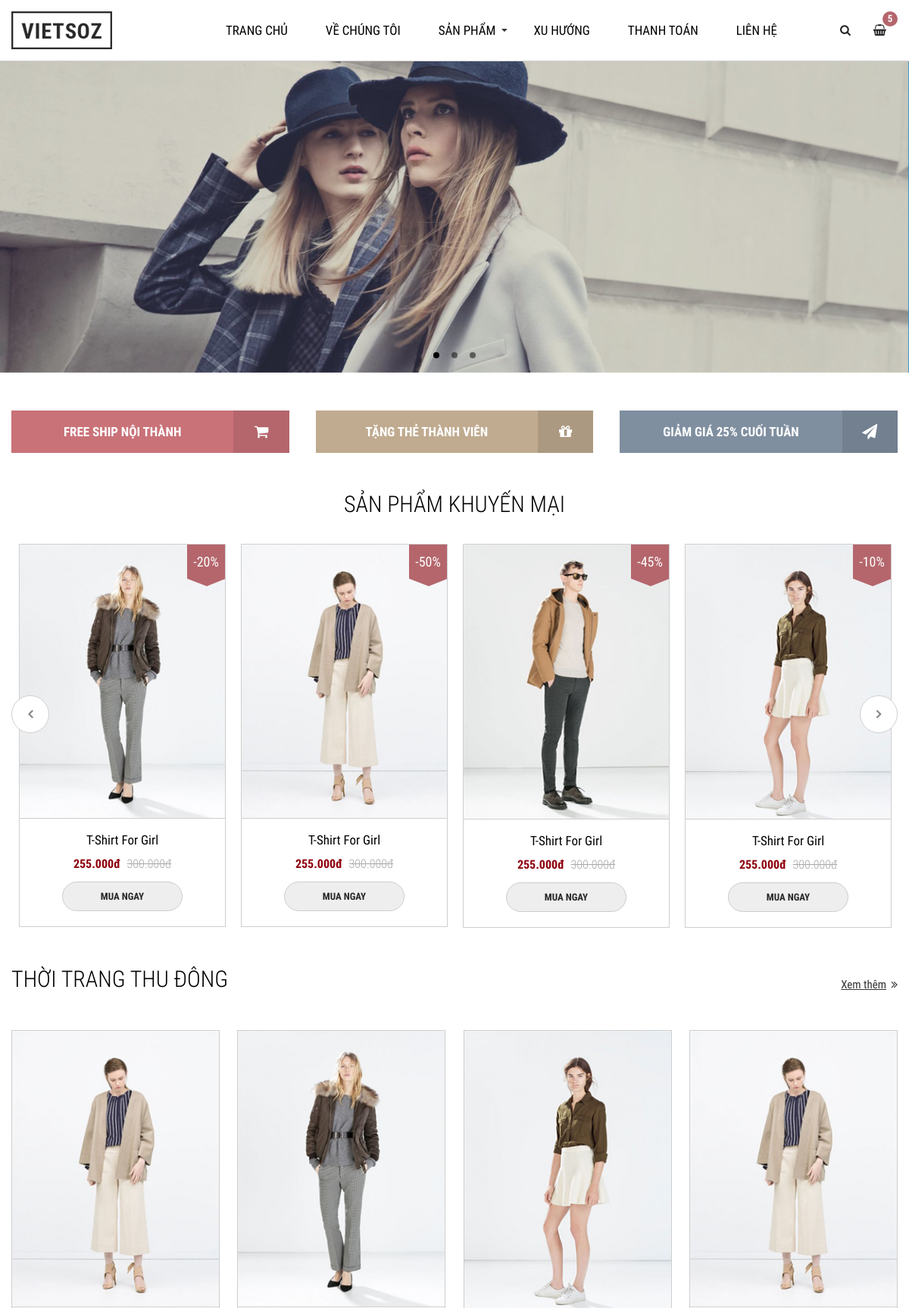
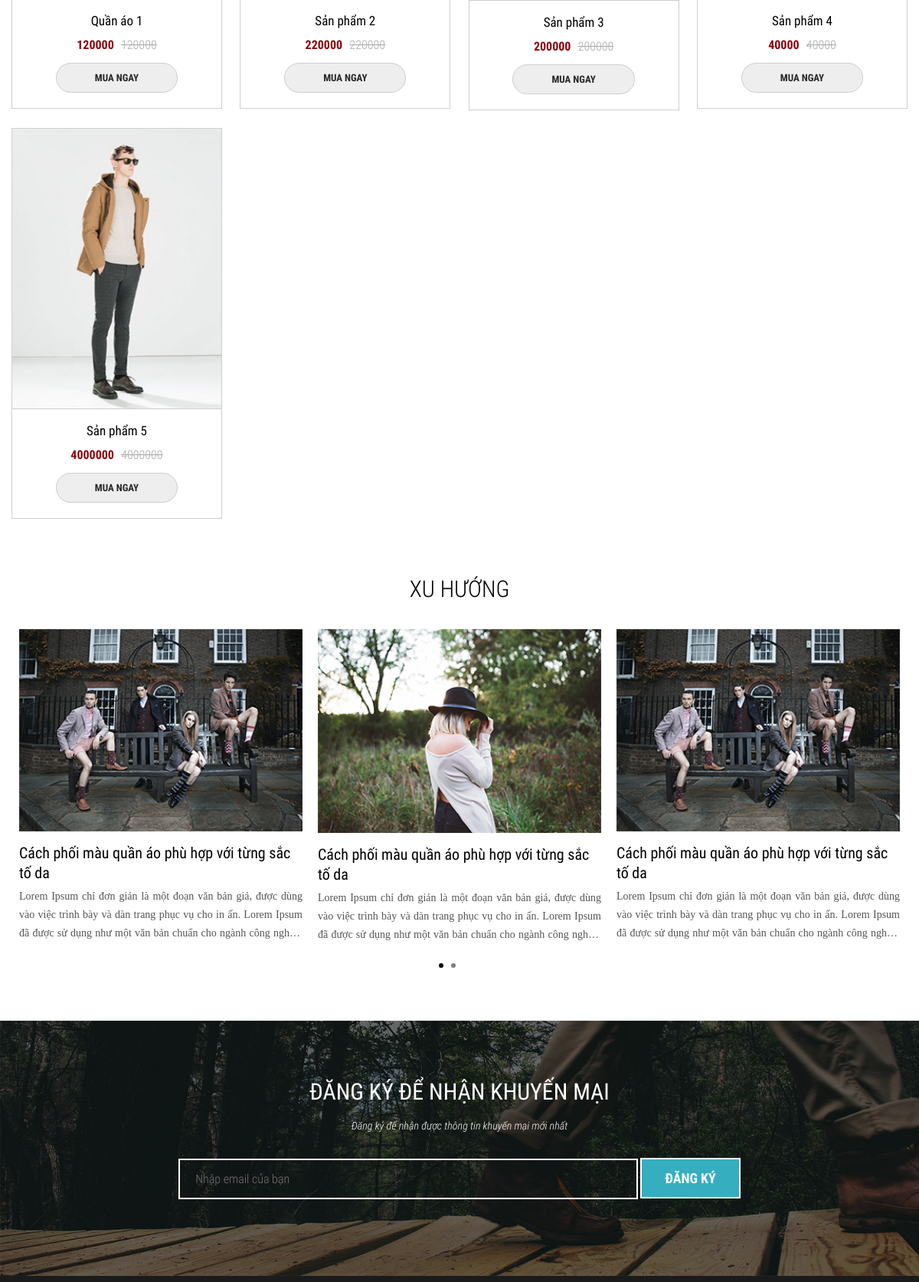
The page / (upper part) on the database its author committed (2 pictures, top to bottom).
### tables this page shows
CREATE TABLE `tbl_product` (
  `id` int(11) NOT NULL,
  `name` varchar(100) NOT NULL,
  `masp` varchar(50) NOT NULL,
  `price` float NOT NULL,
  `image` varchar(100) NOT NULL,
  `category` varchar(100) NOT NULL
);

### pages/home.php (the view, shortened to what this page needs)
<div id="main-content-wp" class="home-page">
    <div id="slider-wp">
        <div class="item">
            <img src="public/images/img-slider-01.png" alt="">
        </div>
    </div>
    <div class="section" id="intro-wp">
        <div class="wp-inner">
            <div class="section-detail">
                <ul class="list-item clearfix">
                    <li>
                        <p class="content fl-left">Free ship nội thành</p>
                        <div class="icon fl-right"><i class="fa fa-shopping-cart" aria-hidden="true"></i></div>
                    </li>
                    <li>
                        <p class="content fl-left">Tặng thẻ thành viên</p>
                        <div class="icon fl-right"><i class="fa fa-gift" aria-hidden="true"></i></i></div>
                    </li>
                    <li>
                        <p class="content fl-left">Giảm giá 25% cuối tuần</p>
                        <div class="icon fl-right"><i class="fa fa-paper-plane" aria-hidden="true"></i></div>
                    </li>
                </ul>
            </div>
        </div>
    </div>
    <div class="section" id="product-discount-wp">
        <div class="wp-inner">
            <div class="section-head">
                <h3 class="section-title">Sản phẩm khuyến mại</h3>
            </div>
            <div class="section-detail">
                <ul class="list-item clearfix">
                    <li>
                        <a href="?page=detail_product" title="" class="thumb">
                            <img src="public/images/img-product-01.png" alt="">
                        </a>
                        <div class="info">
                            <div class="discount-tag">-20%</div>
                            <a href="?page=detail_product" title="" class="name-product">T-Shirt For Girl</a>
                            <div class="price-wp">
                                <span class="new">255.000đ</span>
                                <span class="old">300.000đ</span>
                            </div>
                            <a href="?page=checkout" title="" class="buy-now">Mua ngay</a>
                        </div>
                    </li>
                    <li>
                        <a href="?page=detail_product" title="" class="thumb">
                            <img src="public/images/img-product-02.png" alt="">
                        </a>
                        <div class="info">
                            <div class="discount-tag">-50%</div>
                            <a href="?page=detail_product" title="" class="name-product">T-Shirt For Girl</a>
                            <div class="price-wp">
                                <span class="new">255.000đ</span>
                                <span class="old">300.000đ</span>
                            </div>
                            <a href="?page=checkout" title="" class="buy-now">Mua ngay</a>
                        </div>
                    </li>
                    <li>
                        <a href="?page=detail_product" title="" class="thumb">
                            <img src="public/images/img-product-03.png" alt="">
                        </a>
                        <div class="info">
                            <div class="discount-tag">-45%</div>
                            <a href="?page=detail_product" title="" class="name-product">T-Shirt For Girl</a>
                            <div class="price-wp">
                                <span class="new">255.000đ</span>
                                <span class="old">300.000đ</span>
                            </div>
                            <a href="?page=checkout" title="" class="buy-now">Mua ngay</a>
                        </div>
                    </li>
                    <li>
                        <a href="?page=detail_product" title="" class="thumb">
                            <img src="public/images/img-product-04.png" alt="">
                        </a>
                        <div class="info">
                            <div class="discount-tag">-10%</div>
                            <a href="?page=detail_product" title="" class="name-product">T-Shirt For Girl</a>
                            <div class="price-wp">
                                <span class="new">255.000đ</span>
                                <span class="old">300.000đ</span>
                            </div>
                            <a href="?page=checkout" title="" class="buy-now">Mua ngay</a>
                        </div>
                    </li>
                </ul>
            </div>
        </div>
    </div>
    <div class="section" id="list-product-wp">
        <div class="wp-inner">
            <div class="section-head clearfix">
                <h3 class="section-title fl-left">Thời trang thu đông</h3>
                <a href="" title="" class="see-more fl-right">Xem thêm</a>
            </div>
            <div class="section-detail">
                <ul class="list-item clearfix">
                    <?php
                      include("config/dbconfig.php");
                      $sql = "SELECT * from tbl_product where category order by id asc";
                      $run = mysqli_query($conn, $sql);
                      while ($row = mysqli_fetch_array($run)) {
                    ;?>
                    <li>
                        <a href="" title="" class="thumb">
                            <img src="index.php/../images/product/<?php echo $row['image']?>" alt="">
                        </a>
                        <div class="info">
                            <a href="" title="" class="name-product"><?php echo $row['name']?></a>
                            <div class="price-wp">
                                <span class="new"><?php echo $row['price']?></span>
                                <span class="old"><?php echo $row['price']?></span>
                            </div>
                            <a href="" title="" class="buy-now">Mua ngay</a>
                        </div>
                    </li>
                <?php } ?>
                </ul>
            </div>
        </div>
    </div>
    <div class="section" id="blog-wp">
        <div class="wp-inner">
            <div class="section-head">
                <h3 class="section-title">Xu hướng</h3>
            </div>
            <div class="section-detail">
                <div id="blog-list">
                    <ul class="list-item">
                        <li class="item">
                            <a href="" title="" class="thumb">
                                <img src="public/images/img-news-01.png" alt="">
                            </a>
                            <a href="" title="" class="title">Cách phối màu quần áo phù hợp với từng sắc tố da</a>
                            <p class="desc">Lorem Ipsum chỉ đơn giản là một đoạn văn bản giả, được dùng vào việc trình bày và dàn trang phục vụ cho in ấn. Lorem Ipsum đã được sử dụng như một văn bản chuẩn cho ngành công nghiệp in ấn từ những năm 1500</p>
                        </li>
                        <li class="item">
                            <a href="" title="" class="thumb">
                                <img src="public/images/img-news-02.png" alt="">
                            </a>
                            <a href="" title="" class="title">Cách phối màu quần áo phù hợp với từng sắc tố da</a>
                            <p class="desc">Lorem Ipsum chỉ đơn giản là một đoạn văn bản giả, được dùng vào việc trình bày và dàn trang phục vụ cho in ấn. Lorem Ipsum đã được sử dụng như một văn bản chuẩn cho ngành công nghiệp in ấn từ những năm 1500</p>
                        </li>
                        <li class="item">
                            <a href="" title="" class="thumb">
                                <img src="public/images/img-news-01.png" alt="">
                            </a>
                            <a href="" title="" class="title">Cách phối màu quần áo phù hợp với từng sắc tố da</a>
                            <p class="desc">Lorem Ipsum chỉ đơn giản là một đoạn văn bản giả, được dùng vào việc trình bày và dàn trang phục vụ cho in ấn. Lorem Ipsum đã được sử dụng như một văn bản chuẩn cho ngành công nghiệp in ấn từ những năm 1500</p>
                        </li>
                    </ul>
                </div>
            </div>
        </div>
    </div>
    <div class="section" id="promotion-wp">
        <div class="wp-inner">
            <div class="section-head">
                <h3 class="section-title">Đăng ký để nhận khuyến mại</h3>
                <p class="section-desc">Đăng ký để nhận được thông tin khuyến mại mới nhất</p>
            </div>
            <div class="section-detail">
                <form method="POST">
                    <input type="email" name="email" id="email" placeholder="Nhập email của bạn">
                    <input type="submit" value="Đăng ký">
                </form>
            </div>
        </div>
    </div>
</div>

### public/css/import/global.css (style rules this page uses)
body { font-family: "Roboto Condensed Regular"; font-size: 14px; color: #272727; }
.fl-left { float: left; }
.fl-right { float: right; }
img { max-width: 100%; height: auto; display: block; }
.wp-inner { width: 1170px; margin: 0 auto; }
a { text-decoration: none!important; }

### public/css/import/header.css (style rules this page uses)
#main-content-wp { margin-top: 80px; }

### rows shown on the page
tbl_product: image (picture), name "Quần áo 1", price "120000"
tbl_product: image (picture), name "Sản phẩm 2", price "220000"
tbl_product: image (picture), name "Sản phẩm 3", price "200000"
tbl_product: image (picture), name "Sản phẩm 4", price "40000"
tbl_product: image (picture), name "Sản phẩm 5", price "4000000"
